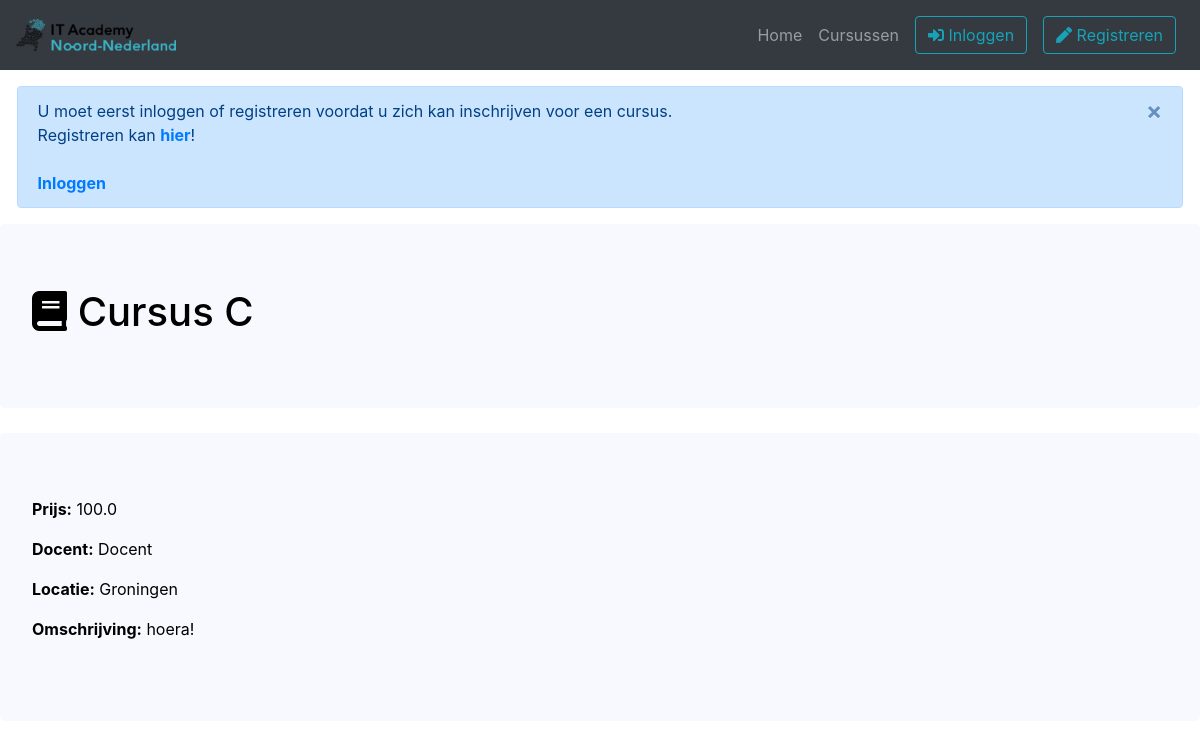
Page /cursus/C/4 on the committed database.
### project/models.py (models this page shows, shortened)
class Course(db.Model):
    __tablename__ = 'courses'
    id              = db.Column(db.Integer, primary_key=True)
    teacher_id      = db.Column(db.Integer, db.ForeignKey("users.id"), nullable=False)
    language_id     = db.Column(db.Integer, db.ForeignKey("languages.id"), nullable=False)
    location        = db.Column(db.Text, nullable=False)
    cost            = db.Column(db.Float, nullable=False)
    description     = db.Column(db.Text, nullable=False)

class User(db.Model, UserMixin):
    __tablename__ = 'users'
    id = db.Column(db.Integer, primary_key=True)
    email       = db.Column(db.String(64), unique=True, index=True, nullable=False)
    username    = db.Column(db.String(64), unique=True, index=True, nullable=False)
    password    = db.Column(db.String(128), nullable=False)
    role_id     = db.Column(db.Integer, db.ForeignKey("roles.id"), nullable=False)

### project/views.py (the view)
@standaard_blueprint.route('/cursus/<language>/<course_id>')
def cursus(language, course_id):
    if current_user.is_anonymous:
        flash(Markup('U moet eerst inloggen of registreren voordat u zich kan inschrijven voor een cursus. <br> Registreren kan <b><a href="' + url_for('standaard.register') + '">hier</a></b>! <br><br> <b><a href="' + url_for('standaard.login') + '">Inloggen</a></b>'))
    course =   Course.query\
                .filter_by(id=course_id)\
                .join(Language, Course.language_id == Language.id)\
                .join(User, Course.teacher_id == User.id)\
                .add_columns(Course.id, Course.language_id, Language.language, User.username, Course.location, Course.cost, Course.description).first_or_404()
    discount = False
    korting = Korting()
    if current_user.is_authenticated:
        if Attendee.query.filter_by(user_id = current_user.id).first() != None:
            discount = True
    return render_template('cursus.html', course=course, discount = discount, korting=korting)

### project/__init__.py (called while the page is built)
@app.context_processor
def inject_time_related_functions():
    return dict(date_now=datetime.now().date(), td=timedelta, dt=datetime, t=time())

### project/models.py (called while the page is built)
def Korting():
    korting = 0.5 # 50%
    return korting

### project/templates/cursus.html (shortened to what this page needs)
{% extends "base.html" %}
{% block content %}
<div class="jumbotron m-0">
    <h1><i class="fas fa-book"></i> Cursus {{ course.language }}</h1>
</div>
<div class="jumbotron">
    <p> {% if discount == True %}
        <b>Prijs:</b> <s>{{ course.cost}}</s> {{ course.cost*korting }}
        {% else %}
        <b>Prijs:</b> {{ course.cost}}
        {% endif %}
    </p>
    <p> <b>Docent:</b> {{ course.username}} </p>
    <p> <b>Locatie:</b> {{ course.location}} </p>
    <p> <b>Omschrijving:</b> {{ course.description }} </p>
</div>
{% endblock %}

### project/static/stylesheet.css (style rules this page uses)
html { background-color: white; }
.jumbotron { background-color:ghostwhite !important; margin-top: 25px; color: black; }

### rows in the picture
Course: cost "100.0", location "Groningen", description "hoera!"
User: username "Docent"

### other values in the picture
{{ message }} "U moet eerst inloggen of registreren voordat u zich kan inschrijven voor een cursus. Registreren kan hier ! Inloggen"
{{ course.language }} "C"
